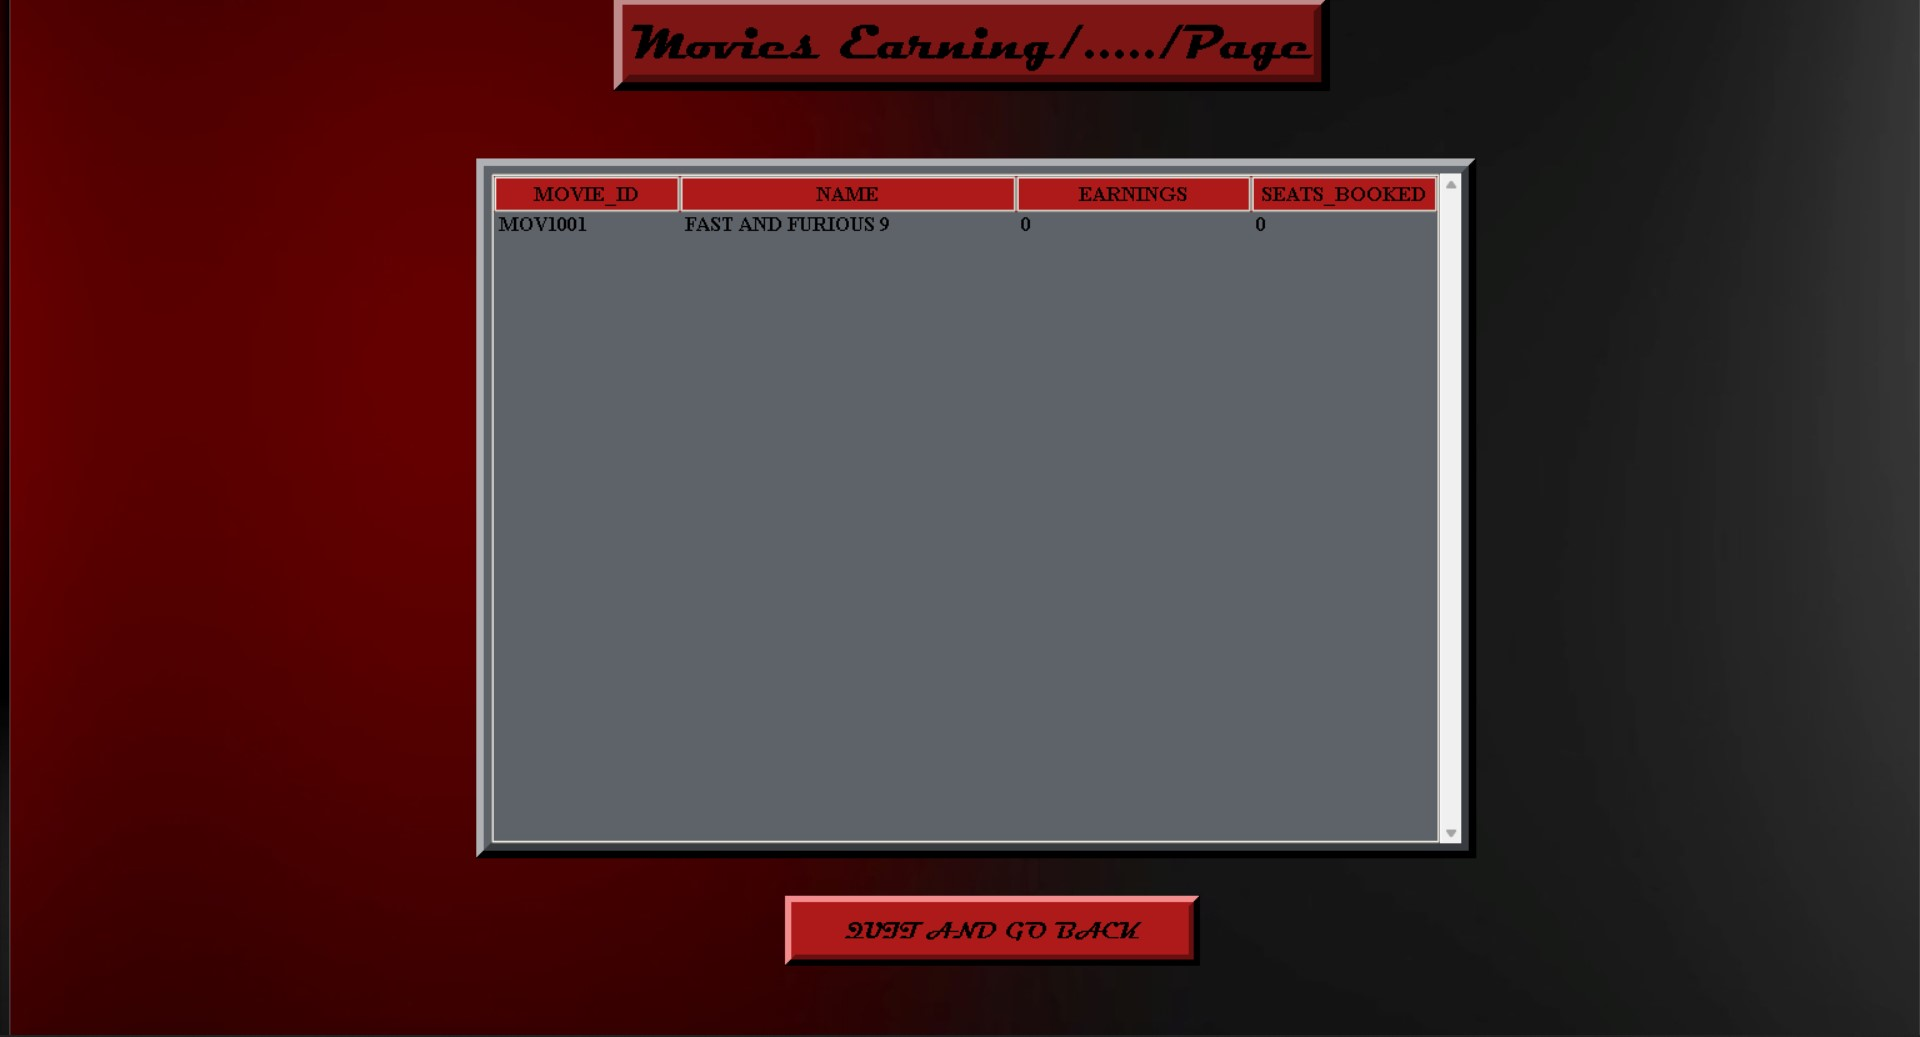

The Python source for this figure:
from cProfile import label
from dataclasses import InitVar
from email import message
from email.mime import image
from operator import imatmul
from platform import release
from re import L
from struct import pack
from sys import maxsize
from tkinter import *
from tkinter import messagebox
from tokenize import String
from turtle import bgcolor, dot, title, up, width
import tkinter.font as TkFont
from tkinter import ttk
from typing import List
from webbrowser import BackgroundBrowser
import cx_Oracle
from PIL import Image,ImageTk


class m_earning:
    def __init__(self,winearning):
        self.winearning=winearning
        self.winearning.title("Movie earning")
        self.winearning.geometry('1600x1204+0+0')

        self.login_image=ImageTk.PhotoImage(Image.open('4.jpg'))
        login_label=Label(self.winearning,image=self.login_image)
        login_label.place(x=0,y=0,relwidth=1,relheight=1)
        # Title Frame//////////////////////////////////////////////////////////////////
        title_frame=Frame(self.winearning)
        title_frame.pack()
        registration_text=Label(title_frame,text='Movies Earning/...../Page',font=("rockwell",30,"bold"),bd=5,borderwidth=13,bg='#7d1515',relief=RAISED)
        registration_text.pack()

        quit_buttom=Button(self.winearning,text="QUIT AND GO BACK",bd=7,borderwidth=9,bg='#ad1a1a',width=22,font=("rockwell",14,"bold"),command=self.quit)
        quit_buttom.place(x=620,y=720)

        f2=Frame(self.winearning,bd=4,borderwidth=12,relief=RAISED,bg='#5e6269')
        f2.place(x=373,y=130,width=800,height=560)   
        scroll_x=Scrollbar(f2,orient=HORIZONTAL)
        scroll_y=Scrollbar(f2,orient=VERTICAL)

        self.Movie_Table=ttk.Treeview(f2,columns=("MOVIE_ID","NAME","EARNINGS","SEATS_BOOKED"),yscrollcommand=scroll_y.set)

        # scroll_x.pack(side=BOTTOM,fill=X)
        scroll_y.pack(side=RIGHT,fill=Y)
        # scroll_x.config(command=self.Movie_Table.xview)
        scroll_y.config(command=self.Movie_Table.yview)

        style = ttk.Style()
        style.theme_use("clam")
        style.configure("Treeview.Heading", font=("times new roman",13,"bold"),fieldbackground='#ad1a1a',background='#ad1a1a')
        style.configure("Treeview",background='#5e6269',fieldbackground='#5e6269',fieldforground="white",forground="white",font=("times new roman",12,"bold"))

        self.Movie_Table.heading("MOVIE_ID",text="MOVIE_ID")
        self.Movie_Table.heading("NAME",text="NAME")
        self.Movie_Table.heading("EARNINGS",text="EARNINGS")
        self.Movie_Table.heading("SEATS_BOOKED",text="SEATS_BOOKED")
        self.Movie_Table['show']="headings"
        self.Movie_Table.column("MOVIE_ID",width=80)
        self.Movie_Table.column("NAME",width=200)
        self.Movie_Table.column("EARNINGS",width=120)
        self.Movie_Table.column("SEATS_BOOKED",width=80)
        self.Movie_Table.pack(fill=BOTH,expand=1)
        self.fetch_data()

    def fetch_data(self):
        con=cx_Oracle.connect("cinema/danish30")
        cur=con.cursor()
        cur.execute(" select movie_id,movie_name,total_earning,seats_booked from movie_earning")
        rows = cur.fetchall()
        if (rows)!=0:
            self.Movie_Table.delete(*self.Movie_Table.get_children())
            for row in rows:
                self.Movie_Table.insert('',END,values=row)
            con.commit()
        con.close()    

    def quit(self):
        self.winearning.destroy()   













# root0=Toplevel()
# ob=m_earning(root0)
# root0.mainloop()

if __name__ =="main":    
    winearning=Tk()
    ob=m_earning(winearning)
    winearning.mainloop()
